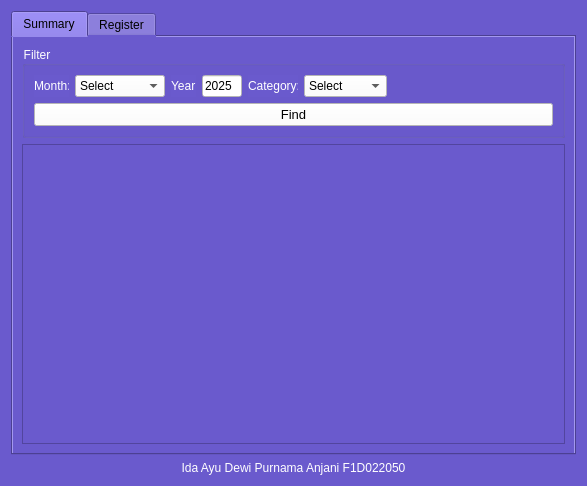
<?xml version="1.0" encoding="UTF-8"?>
<ui version="4.0">
 <author>Vinicius Matos</author>
 <class>ExpenseTracker</class>
 <widget class="QWidget" name="ExpenseTracker">
  <property name="geometry">
   <rect>
    <x>0</x>
    <y>0</y>
    <width>587</width>
    <height>486</height>
   </rect>
  </property>
  <property name="windowTitle">
   <string>Form</string>
  </property>
  <property name="styleSheet">
   <string notr="true">background-color: #6A5ACD;</string>
  </property>
  <layout class="QGridLayout" name="gridLayout_2">
   <item row="0" column="0">
    <layout class="QHBoxLayout" name="horizontalLayout_3">
     <item>
      <widget class="QTabWidget" name="tabWidget">
       <property name="tabPosition">
        <enum>QTabWidget::North</enum>
       </property>
       <property name="currentIndex">
        <number>0</number>
       </property>
       <widget class="QWidget" name="summary_tab">
        <attribute name="title">
         <string>Summary</string>
        </attribute>
        <layout class="QGridLayout" name="gridLayout_4">
         <item row="2" column="0">
          <widget class="QTableView" name="main_table"/>
         </item>
         <item row="0" column="0">
          <widget class="QGroupBox" name="summary_groupBox">
           <property name="styleSheet">
            <string notr="true">color: #FFFFFF;</string>
           </property>
           <property name="title">
            <string>Filter</string>
           </property>
           <layout class="QGridLayout" name="gridLayout_3">
            <item row="0" column="5">
             <widget class="QComboBox" name="select_category">
              <property name="maximumSize">
               <size>
                <width>200</width>
                <height>16777215</height>
               </size>
              </property>
              <property name="styleSheet">
               <string notr="true">background-color: white;
color: black;</string>
              </property>
              <item>
               <property name="text">
                <string>Select</string>
               </property>
              </item>
              <item>
               <property name="text">
                <string>Bill</string>
               </property>
              </item>
              <item>
               <property name="text">
                <string>Food</string>
               </property>
              </item>
              <item>
               <property name="text">
                <string>Groceries</string>
               </property>
              </item>
              <item>
               <property name="text">
                <string>Payment</string>
               </property>
              </item>
             </widget>
            </item>
            <item row="0" column="0">
             <widget class="QLabel" name="month_label">
              <property name="maximumSize">
               <size>
                <width>35</width>
                <height>16777215</height>
               </size>
              </property>
              <property name="text">
               <string>Month:</string>
              </property>
             </widget>
            </item>
            <item row="0" column="1">
             <widget class="QComboBox" name="select_month">
              <property name="maximumSize">
               <size>
                <width>100</width>
                <height>16777215</height>
               </size>
              </property>
              <property name="styleSheet">
               <string notr="true">background-color: white;
color: black;</string>
              </property>
              <item>
               <property name="text">
                <string>Select</string>
               </property>
              </item>
              <item>
               <property name="text">
                <string>January</string>
               </property>
              </item>
              <item>
               <property name="text">
                <string>February</string>
               </property>
              </item>
              <item>
               <property name="text">
                <string>March</string>
               </property>
              </item>
              <item>
               <property name="text">
                <string>April</string>
               </property>
              </item>
              <item>
               <property name="text">
                <string>May</string>
               </property>
              </item>
              <item>
               <property name="text">
                <string>June</string>
               </property>
              </item>
              <item>
               <property name="text">
                <string>July</string>
               </property>
              </item>
              <item>
               <property name="text">
                <string>August</string>
               </property>
              </item>
              <item>
               <property name="text">
                <string>September</string>
               </property>
              </item>
              <item>
               <property name="text">
                <string>October</string>
               </property>
              </item>
              <item>
               <property name="text">
                <string>November</string>
               </property>
              </item>
              <item>
               <property name="text">
                <string>December</string>
               </property>
              </item>
             </widget>
            </item>
            <item row="0" column="4">
             <widget class="QLabel" name="category_label">
              <property name="sizePolicy">
               <sizepolicy hsizetype="Fixed" vsizetype="Preferred">
                <horstretch>0</horstretch>
                <verstretch>0</verstretch>
               </sizepolicy>
              </property>
              <property name="maximumSize">
               <size>
                <width>50</width>
                <height>16777215</height>
               </size>
              </property>
              <property name="text">
               <string>Category:</string>
              </property>
             </widget>
            </item>
            <item row="0" column="3">
             <widget class="QLineEdit" name="year_input">
              <property name="sizePolicy">
               <sizepolicy hsizetype="Expanding" vsizetype="Fixed">
                <horstretch>0</horstretch>
                <verstretch>0</verstretch>
               </sizepolicy>
              </property>
              <property name="maximumSize">
               <size>
                <width>40</width>
                <height>16777215</height>
               </size>
              </property>
              <property name="styleSheet">
               <string notr="true">background-color: white;
color: black;</string>
              </property>
              <property name="text">
               <string notr="true">2025</string>
              </property>
              <property name="maxLength">
               <number>4</number>
              </property>
             </widget>
            </item>
            <item row="0" column="2">
             <widget class="QLabel" name="label">
              <property name="maximumSize">
               <size>
                <width>25</width>
                <height>16777215</height>
               </size>
              </property>
              <property name="text">
               <string>Year:</string>
              </property>
             </widget>
            </item>
            <item row="1" column="0" colspan="10">
             <widget class="QPushButton" name="bt_updateTable">
              <property name="font">
               <font>
                <pointsize>10</pointsize>
               </font>
              </property>
              <property name="styleSheet">
               <string notr="true">background-color: white;
color: black;</string>
              </property>
              <property name="text">
               <string>Find</string>
              </property>
             </widget>
            </item>
           </layout>
          </widget>
         </item>
        </layout>
       </widget>
       <widget class="QWidget" name="register_tab">
        <attribute name="title">
         <string>Register</string>
        </attribute>
        <layout class="QGridLayout" name="gridLayout">
         <item row="1" column="3">
          <widget class="QComboBox" name="select_category_register">
           <property name="maximumSize">
            <size>
             <width>150</width>
             <height>16777215</height>
            </size>
           </property>
           <property name="styleSheet">
            <string notr="true">background-color: white;</string>
           </property>
           <item>
            <property name="text">
             <string>Select</string>
            </property>
           </item>
           <item>
            <property name="text">
             <string>Bill</string>
            </property>
           </item>
           <item>
            <property name="text">
             <string>Food</string>
            </property>
           </item>
           <item>
            <property name="text">
             <string>Groceries</string>
            </property>
           </item>
           <item>
            <property name="text">
             <string>Payment</string>
            </property>
           </item>
          </widget>
         </item>
         <item row="4" column="0" colspan="6">
          <widget class="QCalendarWidget" name="calendarWidget">
           <property name="font">
            <font>
             <pointsize>12</pointsize>
            </font>
           </property>
           <property name="styleSheet">
            <string notr="true">background-color: light;</string>
           </property>
          </widget>
         </item>
         <item row="1" column="0">
          <widget class="QLabel" name="description_label_2">
           <property name="maximumSize">
            <size>
             <width>60</width>
             <height>16777215</height>
            </size>
           </property>
           <property name="styleSheet">
            <string notr="true">color: white;</string>
           </property>
           <property name="text">
            <string>Transaction :</string>
           </property>
          </widget>
         </item>
         <item row="2" column="1">
          <widget class="QLineEdit" name="description_input_2">
           <property name="maximumSize">
            <size>
             <width>150</width>
             <height>16777215</height>
            </size>
           </property>
           <property name="styleSheet">
            <string notr="true">background-color: white;</string>
           </property>
           <property name="text">
            <string/>
           </property>
          </widget>
         </item>
         <item row="1" column="2">
          <widget class="QLabel" name="category_label_tab2">
           <property name="maximumSize">
            <size>
             <width>60</width>
             <height>16777215</height>
            </size>
           </property>
           <property name="styleSheet">
            <string notr="true">color: white;</string>
           </property>
           <property name="text">
            <string>Category :</string>
           </property>
          </widget>
         </item>
         <item row="2" column="0">
          <widget class="QLabel" name="category_label_tab2_2">
           <property name="maximumSize">
            <size>
             <width>60</width>
             <height>16777215</height>
            </size>
           </property>
           <property name="styleSheet">
            <string notr="true">color: white;</string>
           </property>
           <property name="text">
            <string>nominal :</string>
           </property>
          </widget>
         </item>
         <item row="5" column="0" colspan="6">
          <widget class="QPushButton" name="bt_register">
           <property name="font">
            <font>
             <pointsize>12</pointsize>
            </font>
           </property>
           <property name="styleSheet">
            <string notr="true">background-color: white;</string>
           </property>
           <property name="text">
            <string>Register</string>
           </property>
          </widget>
         </item>
         <item row="3" column="0" colspan="6">
          <widget class="QLabel" name="date_label">
           <property name="font">
            <font>
             <pointsize>15</pointsize>
            </font>
           </property>
           <property name="styleSheet">
            <string notr="true">color: white;</string>
           </property>
           <property name="text">
            <string>Date:</string>
           </property>
           <property name="alignment">
            <set>Qt::AlignCenter</set>
           </property>
          </widget>
         </item>
         <item row="1" column="1">
          <widget class="QComboBox" name="select_category_register_2">
           <property name="maximumSize">
            <size>
             <width>150</width>
             <height>16777215</height>
            </size>
           </property>
           <property name="styleSheet">
            <string notr="true">background-color: white;</string>
           </property>
           <item>
            <property name="text">
             <string>Spent</string>
            </property>
           </item>
           <item>
            <property name="text">
             <string>Received</string>
            </property>
           </item>
          </widget>
         </item>
         <item row="2" column="2">
          <widget class="QLabel" name="description_label">
           <property name="maximumSize">
            <size>
             <width>60</width>
             <height>16777215</height>
            </size>
           </property>
           <property name="styleSheet">
            <string notr="true">color: white;</string>
           </property>
           <property name="text">
            <string>Description :</string>
           </property>
          </widget>
         </item>
         <item row="2" column="3">
          <widget class="QLineEdit" name="description_input">
           <property name="maximumSize">
            <size>
             <width>150</width>
             <height>16777215</height>
            </size>
           </property>
           <property name="styleSheet">
            <string notr="true">background-color: white;</string>
           </property>
           <property name="text">
            <string/>
           </property>
          </widget>
         </item>
        </layout>
       </widget>
      </widget>
     </item>
    </layout>
   </item>
   <item row="1" column="0">
    <widget class="QLabel" name="label_3">
     <property name="font">
      <font>
       <pointsize>9</pointsize>
      </font>
     </property>
     <property name="styleSheet">
      <string notr="true">color: white;</string>
     </property>
     <property name="text">
      <string>&lt;html&gt;&lt;head/&gt;&lt;body&gt;&lt;p align=&quot;center&quot;&gt;Ida Ayu Dewi Purnama Anjani F1D022050&lt;/p&gt;&lt;/body&gt;&lt;/html&gt;</string>
     </property>
    </widget>
   </item>
  </layout>
 </widget>
 <resources/>
 <connections/>
</ui>
